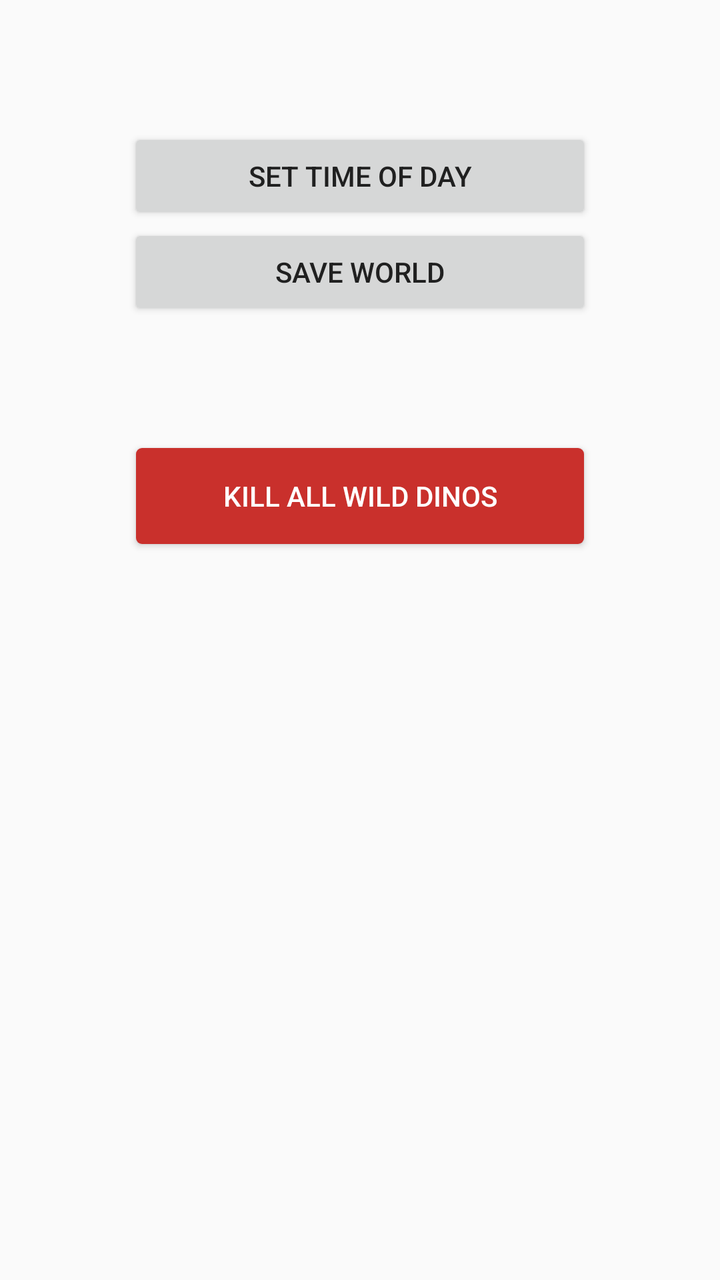
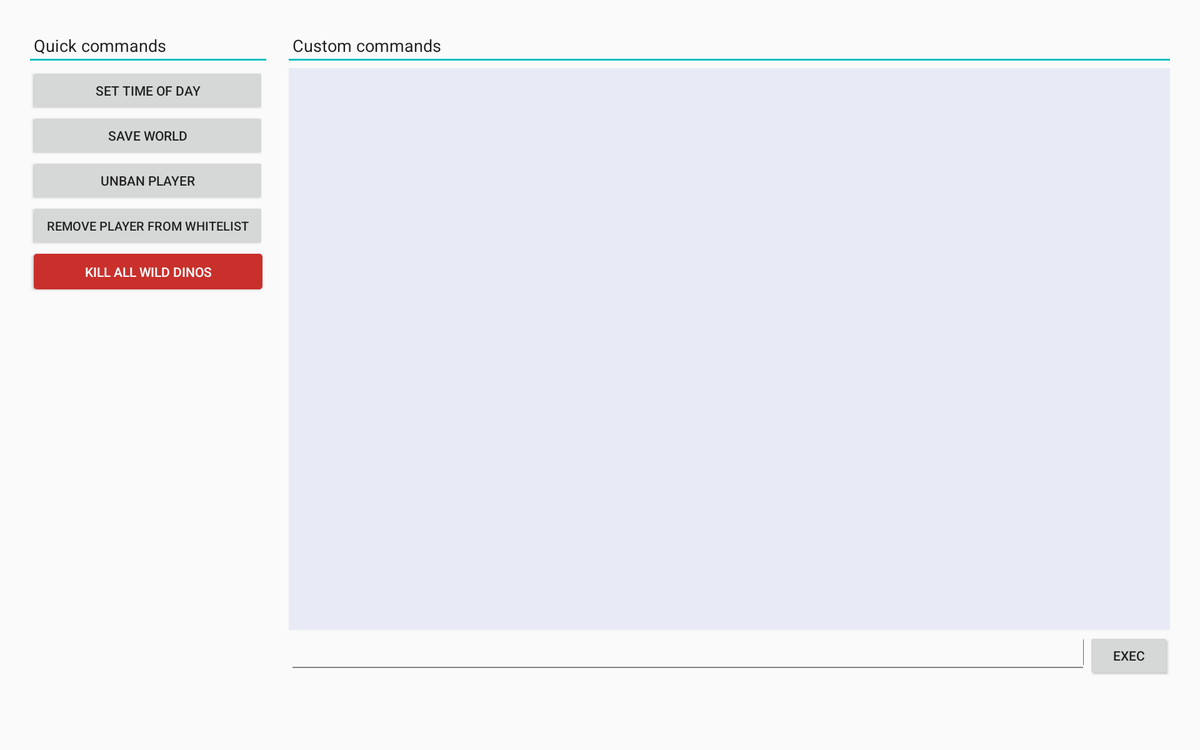

One screen, two layout resources from the same app: the default and the repository's alternative for another configuration. Each is rendered where Android would select it; the XML of both is given below.
<!-- AndroidManifest.xml: application theme AppTheme -->
<!-- res/layout/fragment_rcon_commands.xml -->
<?xml version="1.0" encoding="utf-8"?>

<LinearLayout xmlns:android="http://schemas.android.com/apk/res/android"
    android:layout_width="match_parent"
    android:layout_height="match_parent"
    android:orientation="vertical"
    android:padding="64dp">

    <Button
        android:id="@+id/button_changeTime"
        android:text="@string/changeTime"
        android:layout_width="fill_parent"
        android:layout_height="48dp" />

    <Button
    android:id="@+id/button_saveWorld"
        android:text="@string/saveworld"
    android:layout_width="fill_parent"
    android:layout_height="48dp" />

    <Button
        android:id="@+id/button_killDinos"
        android:text="@string/killdinos"
        android:layout_width="fill_parent"
        android:layout_marginTop="64dp"
        android:layout_height="48dp"
        style="@style/button_danger"/>

</LinearLayout>
<!-- resources referenced by this layout -->
<resources>
  <string name="changeTime">Set time of day</string>
  <string name="killdinos">Kill all wild dinos</string>
  <string name="saveworld">Save world</string>
  <style name="button_danger" parent="Base.Widget.AppCompat.Button">
          <item name="android:background">@drawable/red_btn</item>
          <item name="android:textColor">#FFFFFF</item>
          <item name="android:layout_marginTop">6dp</item>
          <item name="android:layout_marginLeft">4dp</item>
          <item name="android:layout_marginRight">4dp</item>
          <item name="android:layout_marginBottom">6dp</item>
      </style>
  <style name="AppTheme" parent="Theme.AppCompat.Light.DarkActionBar">
          
          <item name="colorPrimary">@color/colorPrimary</item>
          <item name="colorPrimaryDark">@color/colorPrimaryDark</item>
          <item name="colorAccent">@color/colorAccent</item>
          <item name="android:textColor">@color/textColor</item>
      </style>
  <!-- drawable red_btn (drawable) -->
  <?xml version="1.0" encoding="utf-8"?>
  <selector xmlns:android="http://schemas.android.com/apk/res/android">
      <item android:bottom="6dp" android:left="4dp" android:right="4dp" android:state_focused="true" android:top="6dp">
          <shape android:shape="rectangle">
              <solid android:color="@color/btnRedPressed" />
              <corners android:radius="3dp" />
          </shape>
      </item>
      <item android:bottom="6dp" android:left="4dp" android:right="4dp" android:top="6dp">
          <shape android:shape="rectangle">
              <solid android:color="@color/btnRed" />
              <corners android:radius="3dp" />
          </shape>
      </item>
  </selector>
  <color name="colorPrimary">#1C5F65</color>
  <color name="colorPrimaryDark">#004241</color>
  <color name="colorAccent">#0abfbf</color>
  <color name="textColor">#202020</color>
  <color name="btnRedPressed">#741816</color>
  <color name="btnRed">#C9302C</color>
</resources>
<!-- res/layout-sw720dp-land/fragment_rcon_commands.xml (the repository's variant of the layout above) -->
<!-- drawn on a large tablet held sideways -->
<?xml version="1.0" encoding="utf-8"?>
<LinearLayout xmlns:android="http://schemas.android.com/apk/res/android"
    android:layout_width="match_parent"
    android:layout_height="match_parent"
    android:orientation="horizontal"
    android:padding="32dp">


    <LinearLayout
        android:layout_width="wrap_content"
        android:layout_height="match_parent"
        android:orientation="vertical"
        android:gravity="center_horizontal"
        android:paddingBottom="48dp"
        android:paddingRight="16dp">

        <LinearLayout
            android:orientation="horizontal"
            android:layout_width="fill_parent"
            android:layout_height="wrap_content"
            style="@style/sectionTitleVeritcal">

            <TextView
                android:layout_width="0dp"
                android:layout_height="wrap_content"
                android:text="@string/quick_commands"
                android:textAppearance="?android:attr/textAppearanceMedium"
                android:layout_weight="1"
                android:layout_gravity="center_vertical" />

            <ImageButton
                android:layout_width="32dp"
                android:layout_height="32dp"
                android:id="@+id/btn_expand_quick_cmd"
                android:layout_gravity="center_vertical"
                android:background="@drawable/ic_expand_less"
                android:visibility="gone" />
        </LinearLayout>

        <ScrollView
            android:layout_width="match_parent"
            android:layout_height="wrap_content">

            <LinearLayout
                android:orientation="vertical"
                android:layout_width="match_parent"
                android:layout_height="match_parent"
                android:id="@+id/layout_quick_commands"
                android:paddingTop="8dp">

                <Button
                    android:id="@+id/button_changeTime"
                    android:layout_width="250dp"
                    android:layout_height="48dp"
                    android:text="@string/changeTime"
                    android:layout_gravity="center_horizontal" />

                <Button
                    android:id="@+id/button_saveWorld"
                    android:layout_width="250dp"
                    android:layout_height="48dp"
                    android:text="@string/saveworld"
                    android:layout_gravity="center_horizontal" />

                <Button
                    android:id="@+id/button_unban_player"
                    android:layout_width="250dp"
                    android:layout_height="48dp"
                    android:text="@string/unban"
                    android:layout_gravity="center_horizontal" />

                <Button
                    android:id="@+id/button_whitelist_remove"
                    android:layout_width="250dp"
                    android:layout_height="48dp"
                    android:text="@string/whitelist_remove"
                    android:textSize="6pt"
                    android:layout_gravity="center_horizontal" />

                <Button
                    android:id="@+id/button_killDinos"
                    style="@style/button_danger"
                    android:layout_width="244dp"
                    android:layout_height="38dp"
                    android:text="@string/killdinos"
                    android:layout_gravity="center_horizontal" />
            </LinearLayout>
        </ScrollView>

    </LinearLayout>

    <LinearLayout
        android:paddingLeft="8dp"
        android:paddingStart="8dp"
        android:layout_width="0dp"
        android:layout_height="match_parent"
        android:orientation="vertical"
        android:layout_weight="1"
        android:paddingBottom="48dp">

        <LinearLayout
            android:orientation="horizontal"
            android:layout_width="fill_parent"
            android:layout_height="wrap_content"
            style="@style/sectionTitleVeritcal"
            >

            <TextView
                android:layout_width="0dp"
                android:layout_height="wrap_content"
                android:text="@string/custom_commands"
                android:textAppearance="?android:attr/textAppearanceMedium"
                android:layout_weight="1"
                android:layout_gravity="center_vertical" />

            <ImageButton
                android:layout_width="32dp"
                android:layout_height="32dp"
                android:id="@+id/btn_expend_custom_cmd"
                android:layout_gravity="center_vertical"
                android:background="@drawable/ic_expand_less"
                android:visibility="gone" />
        </LinearLayout>

        <LinearLayout
            android:orientation="vertical"
            android:layout_width="match_parent"
            android:layout_height="match_parent"
            android:id="@+id/layout_custom_commands">

            <TextView
                android:layout_width="fill_parent"
                android:layout_height="0dp"
                android:id="@+id/textview_output"
                android:scrollbars="vertical"
                android:layout_weight="1"
                android:background="@color/output_background"
                android:layout_marginTop="8dp" />

            <LinearLayout
                android:orientation="horizontal"
                android:layout_width="match_parent"
                android:layout_height="48dp">

                <AutoCompleteTextView
                    android:id="@+id/editext_command"
                    android:layout_width="0dp"
                    android:layout_height="48dp"
                    android:layout_weight="1"
                    android:inputType="text"
                    android:singleLine="true"
                    android:imeActionLabel="@string/exec"
                    android:imeOptions="actionSend"/>

                <Button
                    android:id="@+id/btn_exec"
                    android:layout_width="wrap_content"
                    android:layout_height="48dp"
                    android:text="@string/exec" />
            </LinearLayout>
        </LinearLayout>

    </LinearLayout>

</LinearLayout>
<!-- resources referenced by the variant -->
<!-- as a large tablet held sideways resolves them -->
<resources>
  <color name="output_background">#e8eaf6</color>
  <!-- drawable ic_expand_less (drawable) -->
  <?xml version="1.0" encoding="utf-8"?>
  <vector xmlns:android="http://schemas.android.com/apk/res/android"
      android:width="24dp"
      android:height="24dp"
      android:viewportWidth="24"
      android:viewportHeight="24">
  
      <path
          android:fillColor="@color/textColor"
          android:pathData="M12 8l-6 6 1.41 1.41L12 10.83l4.59 4.58L18 14z" />
      <path
          android:pathData="M0 0h24v24H0z" />
  </vector>
  <string name="changeTime">Set time of day</string>
  <string name="custom_commands">Custom commands</string>
  <string name="exec">Exec</string>
  <string name="killdinos">Kill all wild dinos</string>
  <string name="quick_commands">Quick commands</string>
  <string name="saveworld">Save world</string>
  <string name="unban">Unban player</string>
  <string name="whitelist_remove">Remove player from whitelist</string>
  <style name="button_danger" parent="Base.Widget.AppCompat.Button">
          <item name="android:background">@drawable/red_btn</item>
          <item name="android:textColor">#FFFFFF</item>
          <item name="android:layout_marginTop">6dp</item>
          <item name="android:layout_marginLeft">4dp</item>
          <item name="android:layout_marginRight">4dp</item>
          <item name="android:layout_marginBottom">6dp</item>
      </style>
  <style name="sectionTitleVeritcal">
          <item name="android:padding">4dp</item>
          <item name="android:textColor">#FF0000</item>
          <item name="android:background">@drawable/section_title_background_vertical</item>
      </style>
  <style name="AppTheme" parent="Theme.AppCompat.Light.DarkActionBar">
          
          <item name="colorPrimary">@color/colorPrimary</item>
          <item name="colorPrimaryDark">@color/colorPrimaryDark</item>
          <item name="colorAccent">@color/colorAccent</item>
          <item name="android:textColor">@color/textColor</item>
      </style>
  <color name="textColor">#202020</color>
  <!-- drawable red_btn (drawable) -->
  <?xml version="1.0" encoding="utf-8"?>
  <selector xmlns:android="http://schemas.android.com/apk/res/android">
      <item android:bottom="6dp" android:left="4dp" android:right="4dp" android:state_focused="true" android:top="6dp">
          <shape android:shape="rectangle">
              <solid android:color="@color/btnRedPressed" />
              <corners android:radius="3dp" />
          </shape>
      </item>
      <item android:bottom="6dp" android:left="4dp" android:right="4dp" android:top="6dp">
          <shape android:shape="rectangle">
              <solid android:color="@color/btnRed" />
              <corners android:radius="3dp" />
          </shape>
      </item>
  </selector>
  <!-- drawable section_title_background_vertical (drawable) -->
  <inset xmlns:android="http://schemas.android.com/apk/res/android"
      android:insetTop="-4dp"
      android:insetLeft="-4dp"
      android:insetRight="-4dp">
  
      <shape android:shape="rectangle">
          <stroke android:width="2dp" android:color="@color/colorAccent" />
      </shape>
  
  </inset>
  <color name="colorPrimary">#1C5F65</color>
  <color name="colorPrimaryDark">#004241</color>
  <color name="colorAccent">#0abfbf</color>
  <color name="btnRedPressed">#741816</color>
  <color name="btnRed">#C9302C</color>
</resources>
